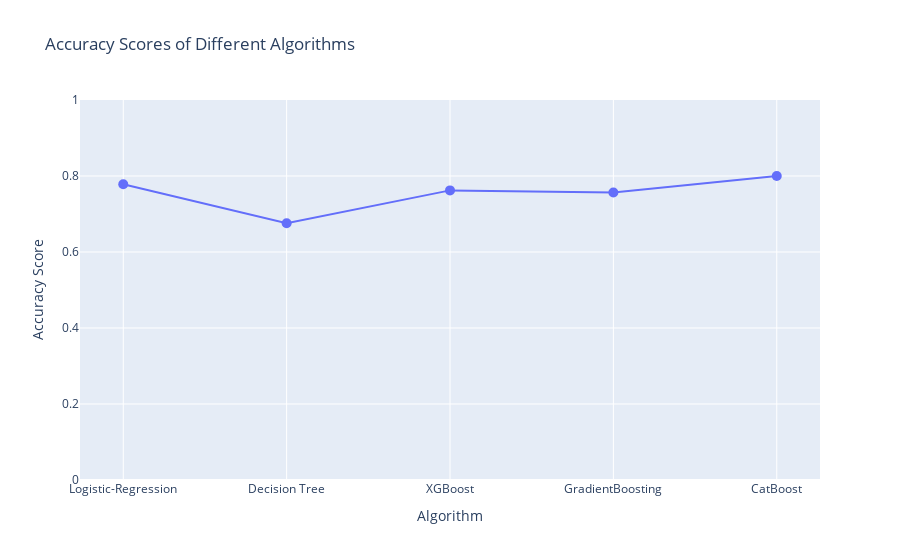

The notebook cell saved with this chart:
### Code cell
import plotly.graph_objects as go

accuracies = [accuracy_lr,accuracy_dt,accuracy_xgb,accuracy_gbc,accuracy_cat]  
algorithms = ['Logistic-Regression', 'Decision Tree', 'XGBoost','GradientBoosting','CatBoost']

# Creating the plot
fig = go.Figure(data=go.Scatter(
    x=algorithms, 
    y=accuracies, 
    mode='markers+lines', 
    marker=dict(symbol='circle', size=10), 
    line=dict(width=2)
))

# Adding titles and labels
fig.update_layout(
    title='Accuracy Scores of Different Algorithms',
    xaxis_title='Algorithm',
    yaxis_title='Accuracy Score',
    yaxis=dict(range=[0, 1])  
)
fig.show()

### Figure 1 — Plotly figure (JSON) as saved in the notebook; plotly's stock layout.template omitted (floating-point values rounded to 4 significant figures)
{"data": [{"line": {"width": 2}, "marker": {"size": 10, "symbol": "circle"}, "mode": "markers+lines", "type": "scatter", "x": ["Logistic-Regression", "Decision Tree", "XGBoost", "GradientBoosting", "CatBoost"], "y": [0.7784, 0.6757, 0.7622, 0.7568, 0.8]}], "layout": {"title": {"text": "Accuracy Scores of Different Algorithms"}, "xaxis": {"title": {"text": "Algorithm"}}, "yaxis": {"range": [0, 1], "title": {"text": "Accuracy Score"}}}}
